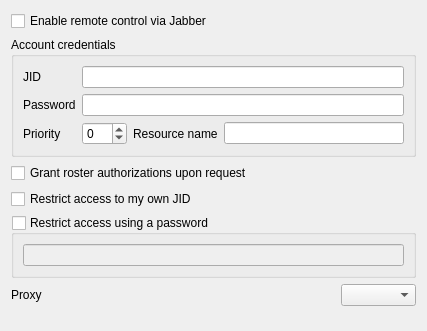
<?xml version="1.0" encoding="UTF-8"?>
<ui version="4.0">
 <class>SettingsJabberForm</class>
 <widget class="QWidget" name="SettingsJabberForm">
  <property name="geometry">
   <rect>
    <x>0</x>
    <y>0</y>
    <width>427</width>
    <height>331</height>
   </rect>
  </property>
  <layout class="QGridLayout">
   <item row="0" column="0" colspan="3">
    <widget class="QCheckBox" name="checkEnable">
     <property name="text">
      <string>Enable remote control via Jabber</string>
     </property>
    </widget>
   </item>
   <item row="1" column="0" colspan="3">
    <widget class="QGroupBox" name="groupBox">
     <property name="title">
      <string>Account credentials</string>
     </property>
     <layout class="QGridLayout">
      <item row="0" column="0">
       <widget class="QLabel" name="label">
        <property name="text">
         <string>JID</string>
        </property>
       </widget>
      </item>
      <item row="0" column="1" colspan="3">
       <widget class="QLineEdit" name="lineJID"/>
      </item>
      <item row="1" column="0">
       <widget class="QLabel" name="label_2">
        <property name="text">
         <string>Password</string>
        </property>
       </widget>
      </item>
      <item row="1" column="1" colspan="3">
       <widget class="QLineEdit" name="linePassword">
        <property name="echoMode">
         <enum>QLineEdit::Password</enum>
        </property>
       </widget>
      </item>
      <item row="2" column="0">
       <widget class="QLabel" name="label_3">
        <property name="text">
         <string>Priority</string>
        </property>
       </widget>
      </item>
      <item row="2" column="1">
       <widget class="QSpinBox" name="spinPriority">
        <property name="minimum">
         <number>-99</number>
        </property>
       </widget>
      </item>
      <item row="2" column="2">
       <widget class="QLabel" name="label_5">
        <property name="text">
         <string>Resource name</string>
        </property>
       </widget>
      </item>
      <item row="2" column="3">
       <widget class="QLineEdit" name="lineResource"/>
      </item>
     </layout>
    </widget>
   </item>
   <item row="2" column="0">
    <widget class="QCheckBox" name="checkAutoAuth">
     <property name="text">
      <string>Grant roster authorizations upon request</string>
     </property>
    </widget>
   </item>
   <item row="3" column="0" colspan="3">
    <widget class="QCheckBox" name="checkRestrictSelf">
     <property name="text">
      <string>Restrict access to my own JID</string>
     </property>
    </widget>
   </item>
   <item row="4" column="0" colspan="3">
    <widget class="QGroupBox" name="groupRestrictPassword">
     <property name="title">
      <string>Restrict access using a password</string>
     </property>
     <property name="checkable">
      <bool>true</bool>
     </property>
     <property name="checked">
      <bool>false</bool>
     </property>
     <layout class="QGridLayout">
      <item row="0" column="0">
       <widget class="QLineEdit" name="lineRestrictPassword">
        <property name="echoMode">
         <enum>QLineEdit::Password</enum>
        </property>
       </widget>
      </item>
     </layout>
    </widget>
   </item>
   <item row="5" column="0">
    <widget class="QLabel" name="label_4">
     <property name="text">
      <string>Proxy</string>
     </property>
    </widget>
   </item>
   <item row="5" column="2">
    <widget class="QComboBox" name="comboProxy"/>
   </item>
   <item row="6" column="1">
    <spacer>
     <property name="orientation">
      <enum>Qt::Vertical</enum>
     </property>
     <property name="sizeHint" stdset="0">
      <size>
       <width>20</width>
       <height>40</height>
      </size>
     </property>
    </spacer>
   </item>
  </layout>
 </widget>
 <resources/>
 <connections>
  <connection>
   <sender>groupRestrictPassword</sender>
   <signal>toggled(bool)</signal>
   <receiver>lineRestrictPassword</receiver>
   <slot>setEnabled(bool)</slot>
   <hints>
    <hint type="sourcelabel">
     <x>127</x>
     <y>162</y>
    </hint>
    <hint type="destinationlabel">
     <x>152</x>
     <y>187</y>
    </hint>
   </hints>
  </connection>
 </connections>
</ui>
